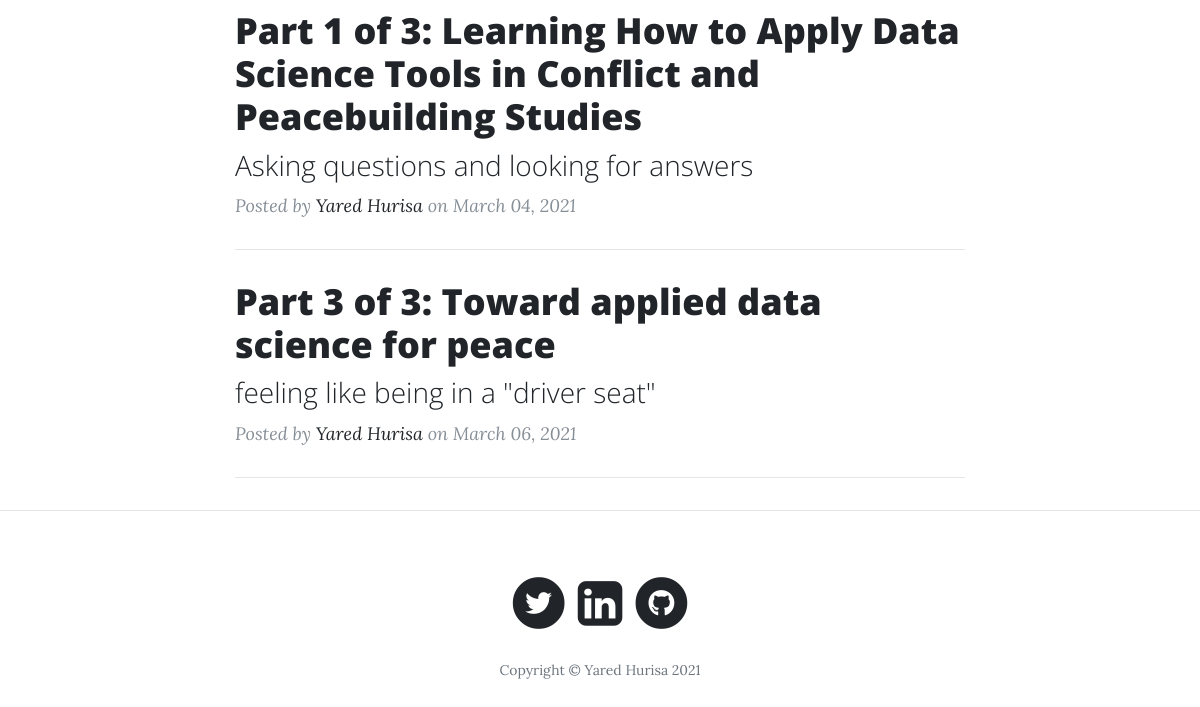
/blog (lower part), run on an earlier commit of the app's database.
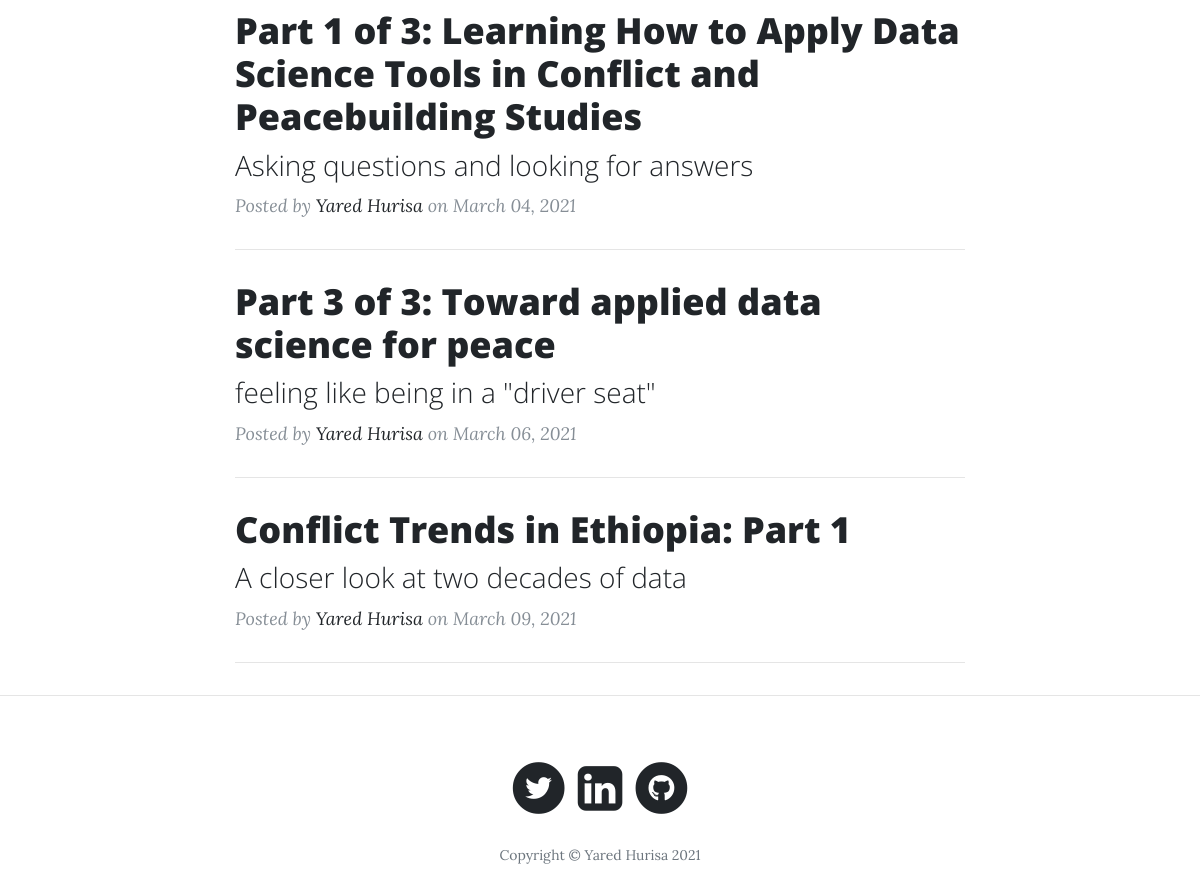
And on a later commit of the database.
### app.py (models this page shows, shortened)
class Posts(db.Model):
    __tablename__ = "Blogpost"
    id = db.Column(db.Integer, primary_key=True)
    title = db.Column(db.String(255))
    subtitle = db.Column(db.String(255))
    content = db.Column(db.Text)
    author = db.Column(db.String(255))
    date_posted = db.Column(db.DateTime)
    slug = db.Column(db.String(255))

### app.py (the view)
@app.route("/blog")
def blog():
    posts = Posts.query.all()
    return render_template("blog.html", posts=posts)

### templates/blog.html (shortened to what this page needs)
<!DOCTYPE html>
<html lang="en">
  <head>
    <link
      href="../static/vendor/bootstrap/css/bootstrap.min.css"
      rel="stylesheet"
    />
    <link
      href="../static/vendor/fontawesome-free/css/all.min.css"
      rel="stylesheet"
      type="text/css"
    />
    <link href="../static/css/clean-blog.min.css" rel="stylesheet" />
  </head>
  <body>
    <div class="container">
      <div class="row">
        <div class="col-lg-8 col-md-10 mx-auto">
          {% for post in posts %}
          <div class="post-preview">
            <a href={{"/post/" + post.slug}}>
              <h2 class="post-title">
                {{post.title}}
              </h2>
              <h3 class="post-subtitle">
                {{post.subtitle}}
              </h3>
            </a>
            <p class="post-meta">
              Posted by
              <a href="#">{{post.author}}</a>
              on {{post.date_posted.strftime('%B %d, %Y')}}
            </p>
          </div>
          <hr />
          {% endfor %}
        </div>
      </div>
    </div>
<hr />
<footer>
  <div class="container">
    <div class="row">
      <div class="col-lg-8 col-md-10 mx-auto">
        <ul class="list-inline text-center">
          <li class="list-inline-item">
            <a href="https://twitter.com/yaredlemma6" target="_blank" rel="noopener noreferrer">
              <span class="fa-stack fa-lg">
                <i class="fas fa-circle fa-stack-2x"></i>
                <i class="fab fa-twitter fa-stack-1x fa-inverse"></i>
              </span>
            </a>
          <li class="list-inline-item">
             <a href="https://www.linkedin.com/in/yared-lemma/" target="_blank" rel="noopener noreferrer">
                <span class="fa-stack fa-lg">
                  <link rel="stylesheet" href="https://cdnjs.cloudflare.com/ajax/libs/font-awesome/4.7.0/css/font-awesome.min.css">
                  <i style="font-size:52px" class="fa">&#xf08c;</i>
                </span>
             </a>
          <li class="list-inline-item">
              <a href="https://github.com/ylh4" target="_blank" rel="noopener noreferrer">
                <span class="fa-stack fa-lg">
                  <i class="fas fa-circle fa-stack-2x"></i>
                  <i class="fab fa-github fa-stack-1x fa-inverse"></i>
                </span>
              </a>
          </li>
        </ul>
        <p class="copyright text-muted">
          Copyright &copy; Yared Hurisa 2021
        </p>
      </div>
    </div>
  </div>
</footer>
</body>
</html>

What changed in the data, as far as the page shows it:
added Posts: title "Conflict Trends in Ethiopia: Part 1", subtitle "A closer look at two decades of data", author "Yared Hurisa", date_posted "March 09, 2021"
